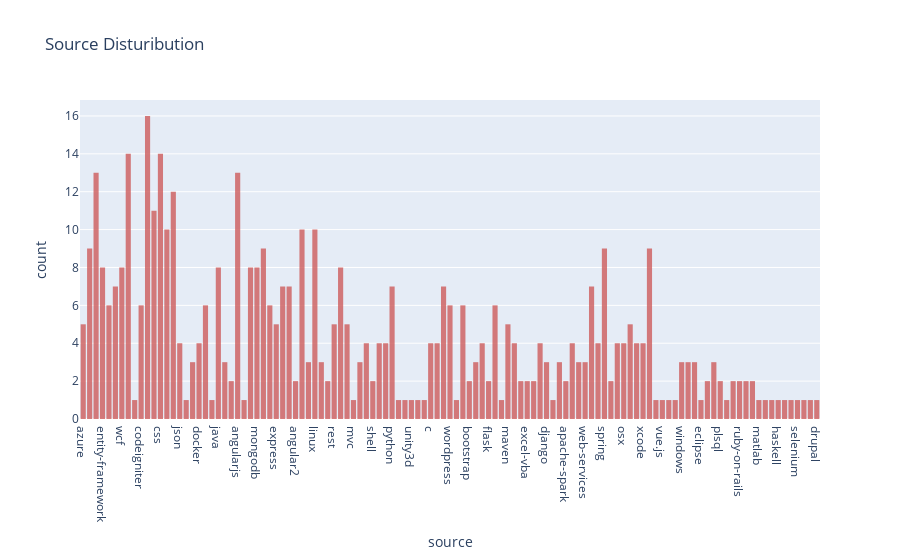

The notebook cell this image was saved under:
### Code cell
fig = px.histogram(df_links, x="source",
                   title='Source Disturibution',
                   opacity=0.8,
                   color_discrete_sequence=['indianred'] # color of histogram bars
                   )
fig.show()

### Figure 1 — Plotly figure (JSON) as saved in the notebook; plotly's stock layout.template omitted (floating-point values rounded to 4 significant figures; data arrays with more than 128 entries replaced by an {"elided": "..."} marker saying what was removed)
{"data": [{"alignmentgroup": "True", "bingroup": "x", "hovertemplate": "source=%{x}<br>count=%{y}<extra></extra>", "legendgroup": "", "marker": {"color": "indianred", "opacity": 0.8}, "name": "", "offsetgroup": "", "orientation": "v", "showlegend": false, "type": "histogram", "x": {"elided": "490 str values"}, "xaxis": "x", "yaxis": "y"}], "layout": {"barmode": "relative", "legend": {"tracegroupgap": 0}, "title": {"text": "Source Disturibution"}, "xaxis": {"anchor": "y", "domain": [0, 1], "title": {"text": "source"}}, "yaxis": {"anchor": "x", "domain": [0, 1], "title": {"text": "count"}}}}
